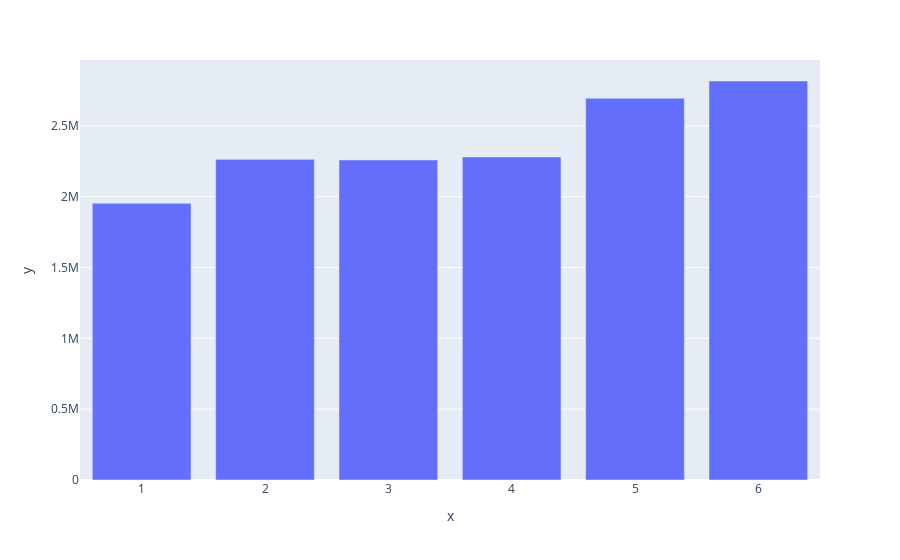

Notebook code for this chart:
### Code cell
#Uber pickups by the month in NYC
px.bar(x=uber_15['month'].value_counts().index,
           y=uber_15['month'].value_counts().values)

### Figure 1 — Plotly figure (JSON) as saved in the notebook; plotly's stock layout.template omitted (floating-point values rounded to 4 significant figures)
{"data": [{"alignmentgroup": "True", "hovertemplate": "x=%{x}<br>y=%{y}<extra></extra>", "legendgroup": "", "marker": {"color": "#636efa"}, "name": "", "offsetgroup": "", "orientation": "v", "showlegend": false, "textposition": "auto", "type": "bar", "x": [6, 5, 4, 2, 3, 1], "xaxis": "x", "y": [2816895, 2695553, 2280837, 2263620, 2259773, 1953801], "yaxis": "y"}], "layout": {"barmode": "relative", "legend": {"tracegroupgap": 0}, "margin": {"t": 60}, "xaxis": {"anchor": "y", "domain": [0, 1], "title": {"text": "x"}}, "yaxis": {"anchor": "x", "domain": [0, 1], "title": {"text": "y"}}}}
